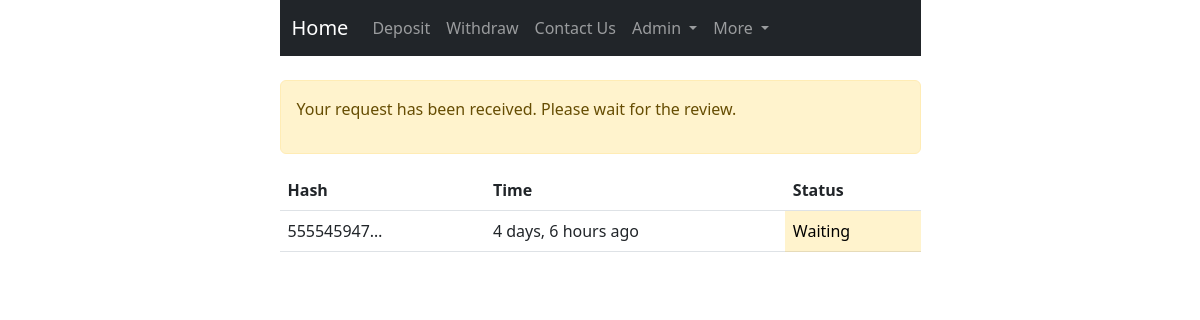
/deposit (signed in), run on an earlier commit of the app's database.
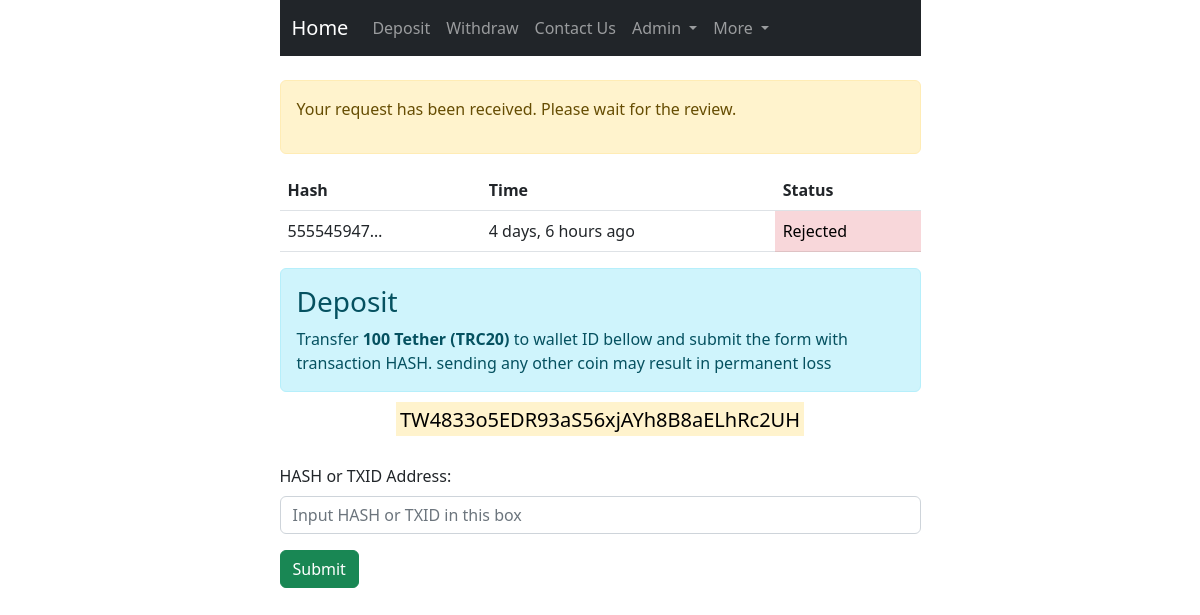
And on a later commit of the database.
### financial/models.py (models this page shows, shortened)
class Deposit(models.Model):
    user = models.ForeignKey(User, on_delete=models.CASCADE)
    date = models.DateTimeField(verbose_name="Date", auto_now_add=True, null=True)
    hash = models.CharField(max_length=1000, verbose_name='Transaction HASH or TXID', null=True, blank=True,
                            unique=True, help_text='proof of transaction')
    is_approved = models.BooleanField(default=False)
    is_decline = models.BooleanField(default=False)
    objects = DepositManager()

### financial/views.py (the view, shortened to what this page needs)
# urls.py: path('deposit', deposit, name='deposit'),
@login_required(login_url='/login')
def deposit(request):
    deposit_form = DepositForm(request.POST or None)
    is_deposit_exist_approved = Deposit.objects.is_deposit_exist_approved(request.user)
    deposit_is_approved = Deposit.objects.check_deposit(request.user)
    deposit_exist = Deposit.objects.filter(user__email=request.user).exists()
    deposit_list = Deposit.objects.filter(user__email=request.user)
    context = {
        'is_deposit_exist_approved': is_deposit_exist_approved,
        'deposit_form': deposit_form,
        'deposit_exist': deposit_exist,
        'deposit_list': deposit_list,
        'deposit_is_approved': deposit_is_approved,
    }
    return render(request, 'financial/deposit.html', context)

### financial/forms.py (shortened to what this page needs)
class DepositForm(forms.Form):
    hash = forms.CharField(widget=forms.TextInput(
        attrs={
            'placeholder': 'Input HASH or TXID in this box',
            'name': 'hash',
            'id': 'hash',
            'class': 'form-control',
            'aria-describedby': 'hash-help',
        }
    ))

### financial/models.py (called while the page is built)
    def is_deposit_exist_approved(self, user):
        deposit_list = Deposit.objects.filter(user__email=user)
        for deposit in deposit_list:
            if not deposit.is_approved and not deposit.is_decline:
                return True
            if deposit.is_approved:
                return True
        return False

    def check_deposit(self, user):
        deposit_list = Deposit.objects.filter(user__email=user)
        for deposit in deposit_list:
            if deposit.is_approved:
                return True
        return False

### users/models.py (called while the page is built)
    def __str__(self):
        return self.email

### templates/financial/deposit.html (shortened to what this page needs)
{% extends 'shared/base.html' %}
{% load widget_tweaks %}
{% block content %}
    <br>
    {% if deposit_is_approved %}
        <div class="alert alert-success ">
            <h4 class="alert-heading">Deposit is Approved</h4>
            <p>Now you can share your Tokens to your friend and earn
                <strong>100$ + 100$</strong>
            </p>
        </div>
    {% elif deposit_exist %}
        <div class="alert alert-warning">
            <p>Your request has been received. Please wait for the review.</p>
        </div>
        <table class="table">
            <thead>
            <tr>
                <th scope="col">Hash</th>
                <th scope="col">Time</th>
                <th scope="col">Status</th>
            </tr>
            </thead>
            <tbody>
            {% for deposit in deposit_list %}
                <tr>
                    <td>{{ deposit.hash|truncatechars:10 }}</td>
                    <td>{{ deposit.date|timesince }} ago</td>
                    {% if deposit.is_approved and not deposit.is_decline %}
                        <td class="table-success">Confirm</td>
                    {% elif not deposit.is_approved and deposit.is_decline %}
                        <td class="table-danger">Rejected</td>
                    {% else %}
                        <td class="table-warning">Waiting</td>
                    {% endif %}
                </tr>
            {% endfor %}
            </tbody>
        </table>
    {% endif %}
    {% if not is_deposit_exist_approved %}
        <div class="alert alert-info ">
            <h3 class="alert-heading">Deposit</h3>
            Transfer <b>100 Tether (TRC20)</b> to wallet ID bellow and submit the form with
            transaction HASH. sending any other coin may result in permanent loss
        </div>
        <div class="text-center">
            <h5 class="underline">
                <mark>TW4833o5EDR93aS56xjAYh8B8aELhRc2UH</mark>
            </h5>
        </div>
        <br>
        <form action="{% url 'financial:deposit' %}" method="POST">
            <div class="mb-3">
                <label for="{{ deposit_form.hash.id_for_label }}" class="form-label">HASH or TXID Address: </label>
                {{ deposit_form.hash|add_error_class:"is-invalid" }}
            </div>
            <button class="btn btn-success" type="submit">Submit</button>
        </form>
    {% endif %}
{% endblock %}

What changed in the data, as far as the page shows it:
changed Deposit: is_decline "Waiting" → "Rejected"
Also different on the page:
text now shown: "Deposit Transfer 100 Tether (TRC20) to wallet ID bellow and submit the form with transaction HASH. sending any other coin may result in permanent loss TW4833o5EDR93aS56xjAYh8B8aELhRc2UH HASH or TXID Address: Submit"
